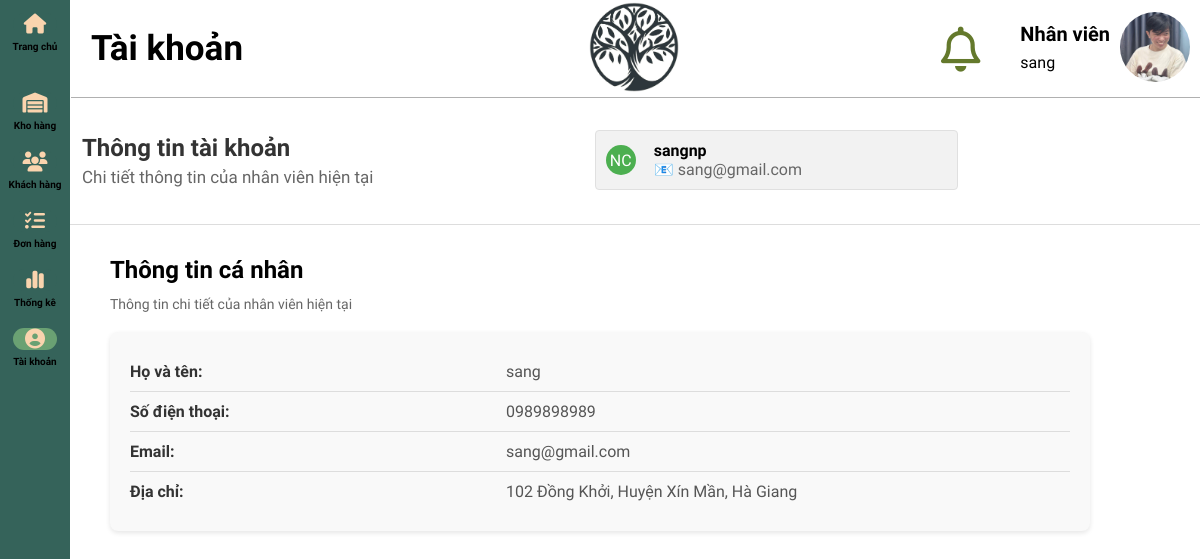
/admin/index/accountPage.php (signed in), run on the app's committed database.
### tables this page shows
CREATE TABLE `users` (
  `Username` varchar(255) NOT NULL,
  `FullName` varchar(255) NOT NULL,
  `Email` varchar(255) DEFAULT NULL,
  `PasswordHash` varchar(255) NOT NULL,
  `Address` varchar(255) NOT NULL,
  `Province` varchar(255) NOT NULL,
  `District` varchar(255) NOT NULL,
  `Ward` varchar(255) NOT NULL,
  `Role` enum('customer','admin') NOT NULL DEFAULT 'customer',
  `Phone` varchar(100) NOT NULL,
  `Status` enum('Active','Block') NOT NULL DEFAULT 'Active'
);

CREATE TABLE `district` (
  `district_id` int(11) NOT NULL,
  `province_id` int(11) NOT NULL,
  `name` varchar(64) NOT NULL
);

CREATE TABLE `province` (
  `province_id` int(11) NOT NULL,
  `name` varchar(64) NOT NULL
);

### admin/index/accountPage.php (the view, shortened to what this page needs)
<?php
$avatarPath = ($_SESSION['Role'] === 'admin')
  ? "../../assets/images/admin.jpg"
  : "../../assets/images/sang.jpg";
include('../php/connect.php');
$sql = "SELECT u.Username, u.FullName, u.Email, u.Role, u.Phone, u.Address,
        p.name as province_name, d.name as district_name
        FROM users u
        JOIN province p ON u.Province = p.province_id
        JOIN district d ON u.District = d.district_id
        WHERE u.Username = ?";
$stmt = $myconn->prepare($sql);
$stmt->bind_param("s", $_SESSION['Username']);
$stmt->execute();
$result = $stmt->get_result();
if ($result->num_rows > 0) {
  while ($row = $result->fetch_assoc()) {
    $username = $row['Username'];
    $FullName = $row['FullName'];
    $email = $row['Email'];
    $phone = $row['Phone'];
    $address = $row['Address'] . ', ' . $row['district_name'] . ', ' . $row['province_name'];
?>
<!DOCTYPE html>
<html lang="en">
<head>
  <link rel="stylesheet" href="../style/header.css">
  <link rel="stylesheet" href="../style/sidebar.css">
  <link rel="stylesheet" href="../icon/css/all.css">
  <link rel="stylesheet" href="../style/generall.css">
  <link rel="stylesheet" href="../style/main1.css">
  <link rel="stylesheet" href="../style/accountStyle.css">
  <link rel="stylesheet" href="./asset/bootstrap/css/bootstrap.min.css">
  <link rel="stylesheet" href="../style/LogInfo.css">
  <link rel="stylesheet" href="../style/reponsiveAccount.css">
</head>
<body>
  <div class="header">
    <div class="header-left-section">
      <p class="header-left-title">Tài khoản</p>
    </div>
    <div class="header-middle-section">
      <img class="logo-store" src="../../assets/images/LOGO-2.jpg">
    </div>
    <div class="header-right-section">
      <div class="bell-notification">
        <i class="fa-regular fa-bell" style="
                        color: #64792c;
                        font-size: 45px;
                        width:100%;
                        "></i>
      </div>
      <div>
        <div class="position-employee">
          <p><?php echo $_SESSION['Role'] ?></p>
        </div>
        <div class="name-employee">
          <p><?php echo $_SESSION['FullName'] ?></p>
        </div>
      </div>
      <div>
        <img class="avatar" src="<?php echo $avatarPath; ?>" alt="Avatar" data-bs-toggle="offcanvas"
          data-bs-target="#offcanvasWithBothOptions" aria-controls="offcanvasWithBothOptions">
      </div>
    </div>
  </div>
  <div class="main-container">
    <div class="side-bar">
      <div class="backToHome">
        <a href="homePage.php" style="text-decoration: none; color: black;">
          <div class="container-function-selection">
            <button class="button-function-selection" style="margin-top: 35px;">
              <i class="fa-solid fa-house" style="
              font-size: 20px;
              color: #FAD4AE;
              "></i>
            </button>
            <p>Trang chủ</p>
          </div>
        </a>
      </div>
      <a href="wareHouse.php" style="text-decoration: none; color: black;">
        <div class="container-function-selection">
          <button class="button-function-selection">
            <i class="fa-solid fa-warehouse" style="font-size: 20px;
            color: #FAD4AE;
        "></i></button>
          <p>Kho hàng</p>
        </div>
      </a>
      <a href="customer.php" style="text-decoration: none; color: black;">
        <div class="container-function-selection">
          <button class="button-function-selection">
            <i class="fa-solid fa-users" style="
                        font-size: 20px;
                        color: #FAD4AE;
                    "></i>
          </button>
          <p>Khách hàng</p>
        </div>
      </a>
      <a href="orderPage.php" style="text-decoration: none; color: black;">
        <div class="container-function-selection">
          <button class="button-function-selection">
            <i class="fa-solid fa-list-check" style="
                    font-size: 20px;
                    color: #FAD4AE;
                    "></i>
          </button>
          <p>Đơn hàng</p>
        </div>
      </a>
      <a href="analyzePage.php" style="text-decoration: none; color: black;">
        <div class="container-function-selection">
          <button class="button-function-selection">
            <i class="fa-solid fa-chart-simple" style="
                    font-size: 20px;
                    color: #FAD4AE;
                "></i>
          </button>
          <p>Thống kê</p>
        </div>
      </a>
      <a href="accountPage.php" style="text-decoration: none; color: black;">
        <div class="container-function-selection">
          <button class="button-function-selection" style="background-color: #6aa173;">
            <i class="fa-solid fa-circle-user" style="
                     font-size: 20px;
                     color: #FAD4AE;
                 "></i>
          </button>
          <p>Tài khoản</p>
        </div>
      </a>
    </div>
    <div class="content-area">
      <div class="header-section">
        <div class="header-left">
          <h1>Thông tin tài khoản</h1>
          <p>Chi tiết thông tin của nhân viên hiện tại</p>
        </div>
        <div class="header-right">
          <div class="user-info">
            <span class="user-icon">NC</span>
            <div style="display: flex; flex-direction: column;">
              <span class="user-name"><?php echo $username ?></span>
              <span class="user-email">📧 <?php echo $email ?></span>
            </div>
          </div>
        </div>
      </div>
      <div class="main-content">
        <div class="personal-info">
          <h1>Thông tin cá nhân</h1><br>
          <p>Thông tin chi tiết của nhân viên hiện tại</p>
          <div class="info-container">
            <div class="info-row">
              <label>Họ và tên:</label>
              <span><?php echo $FullName ?></span>
            </div>
            <div class="info-row">
              <label>Số điện thoại:</label>
              <span><?php echo $phone ?></span>
            </div>
            <div class="info-row">
              <label>Email:</label>
              <span><?php echo $email ?></span>
            </div>
            <div class="info-row">
              <label>Địa chỉ:</label>
              <span><?php echo $address ?></span>
            </div>
          </div>
        </div>
      </div>
    </div>
    <?php   }
} else {
  echo "0 results";
}
    ?>
</body>
</html>

### admin/style/header.css (style rules this page uses)
.header { display: flex; flex-direction: row; justify-content: space-between; position: fixed; top: 0; right: 0; left: 70px; border-bottom-width: 1px; border-bottom-style: solid; border-bottom-color: rgb(176, 176, 176); height: 98px; align-items: center; z-index: 100; background-color: white; }
.header-left-section { margin-left: 20px; }
.header-left-title { font-size: 35px; font-weight: bold; width: 200px; }
.header-middle-section { margin-left: 140px; }
.header-right-section { display: flex; flex-direction: row; gap: 10px; }
.logo-store { height:90px; }
.bell-notification { margin-top: 15px; margin-right: 30px; cursor: pointer; }
.avatar { width: 70px; height: 70px; border-radius: 50%; object-fit: cover; margin-right: 10px; cursor: pointer; }
.position-employee { margin-top: 10px; text-align: right; font-weight: bold; font-size: 20px; }
.name-employee { margin-top: 7px; }
@media only screen and (min-width: 64em) { .header-middle-section { margin-right: 60px; } }
@media only screen and (min-width: 64em) { .header-left-section { width: 157px; } }
@media only screen and (min-width: 64em) { .header-left-title { transition: 1s; } }

### admin/style/sidebar.css (style rules this page uses)
.side-bar { background-color: #35635A; display: flex; position: fixed; flex-direction: column; left: 0; bottom: 0; top: 0; width: 70px; text-align: center; z-index: 99; align-items: center; }
.button-function-selection { border: none; background-color: #35635A; margin-top: 0; width: 80%; border-radius: 20px; cursor: pointer; margin-bottom: 6px; }
.backToHome { background-color: #35635A; margin-bottom: 20px; margin-top: -25px; cursor: pointer; font-weight: bold; font-size: 10px; position: relative; margin-top: -22px; left:0; }
.container-function-selection { cursor: pointer; font-size: 10px; font-weight: bold; margin-bottom: 20px; width: 54px }

### admin/style/generall.css (style rules this page uses)
p,button,input,h1,h2,h3,h4,h5,span { display: inline-block; font-family: "Roboto", Arial; margin-top: 0; margin-bottom: 0; }
a { text-decoration: none; font-family: "Roboto", Arial; }
div { font-family: "Roboto", Arial; }

### admin/style/accountStyle.css (style rules this page uses)
body { font-family: Arial, sans-serif; margin: auto; width:auto; }
.header { display: flex; flex-direction: row; justify-content: space-between; position: fixed; top: 0; right: 0; left: 71px; height: 98px; align-items: center; z-index: 100; background-color: white; }
.main-content { display: flex; }
.content-area { flex: 1; margin-top: 6rem; }
.header-section { background-color: #ffffff; padding: 34px; border-bottom: 1px solid #ddd; margin-bottom: 11px; display: flex; justify-content: space-between; align-items: center; }
.header-left { margin-left: 3rem; font-size: 12px; flex-direction: column; display: flex; }
.header-left h1 { margin: 0; color: #333; }
.header-left p { margin: 5px 0 0; color: #666; font-size: 17px; }
.header-right { flex: 1; display: flex; justify-content: right; margin-right: 13rem; }
.user-info { display: flex; align-items: center; background-color: #f2f2f2; border: 1px solid #e0e0e0; border-radius: 4px; padding: 10px; padding-right: 150px; gap: 8px; }
.user-icon { background-color: #4CAF50; color: white; border-radius: 50%; width: 30px; height: 30px; display: flex; align-items: center; justify-content: center; margin-right: 10px; }
.user-name { font-weight: bold; margin-right: 5px; }
.user-email { color: #666; margin-right: 5px; }
.personal-info { padding: 20px; width: 85%; margin: auto; }
.personal-info h1 { font-size: 24px; margin-bottom: 10px; }
.personal-info p { font-size: 14px; color: #666; margin-bottom: 20px; }
.info-container { background-color: #f9f9f9; padding: 20px; border-radius: 8px; box-shadow: 0 2px 5px rgba(0, 0, 0, 0.1); }
.info-row { display: flex; justify-content: space-between; padding: 10px 0; border-bottom: 1px solid #ddd; }
.info-row:last-child { border-bottom: none; }
.info-row label { font-weight: bold; color: #333; width: 40%; }
.info-row span { color: #555; width: 60%; text-align: left; }

### admin/style/reponsiveAccount.css (style rules this page uses)
@media only screen and (min-width: 64em) { .header-middle-section { margin-right: 60px; } }
@media only screen and (min-width: 64em) { .header-left-section { width: 157px; } }
@media only screen and (min-width: 64em) { .header-left-title { transition: 1s; } }

### data on the page
users: Username "sangnp", Email "sang@gmail.com", FullName "sang", Phone "0989898989", Address.name "102 Đồng Khởi, Huyện Xín Mần, Hà Giang"
